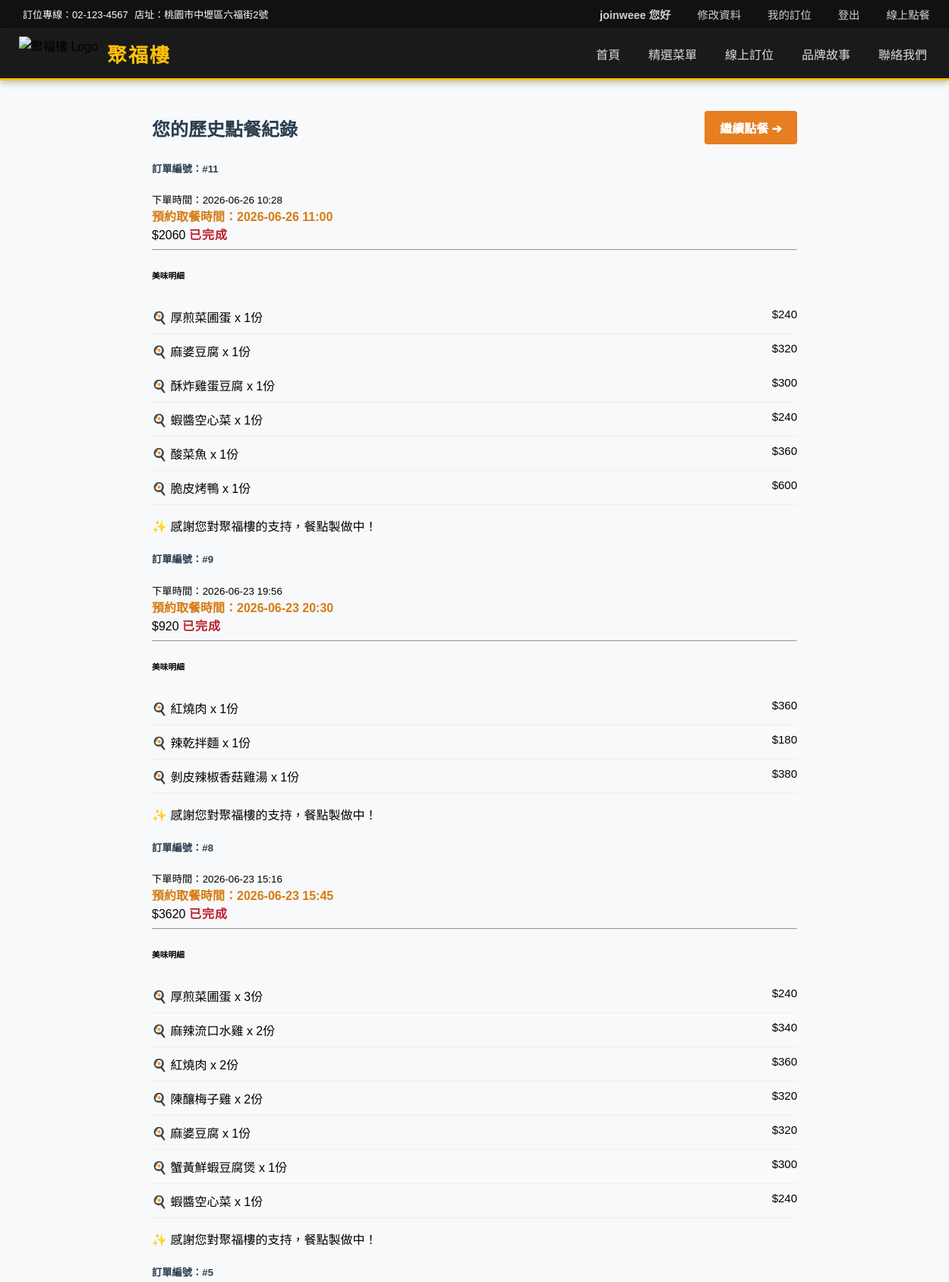
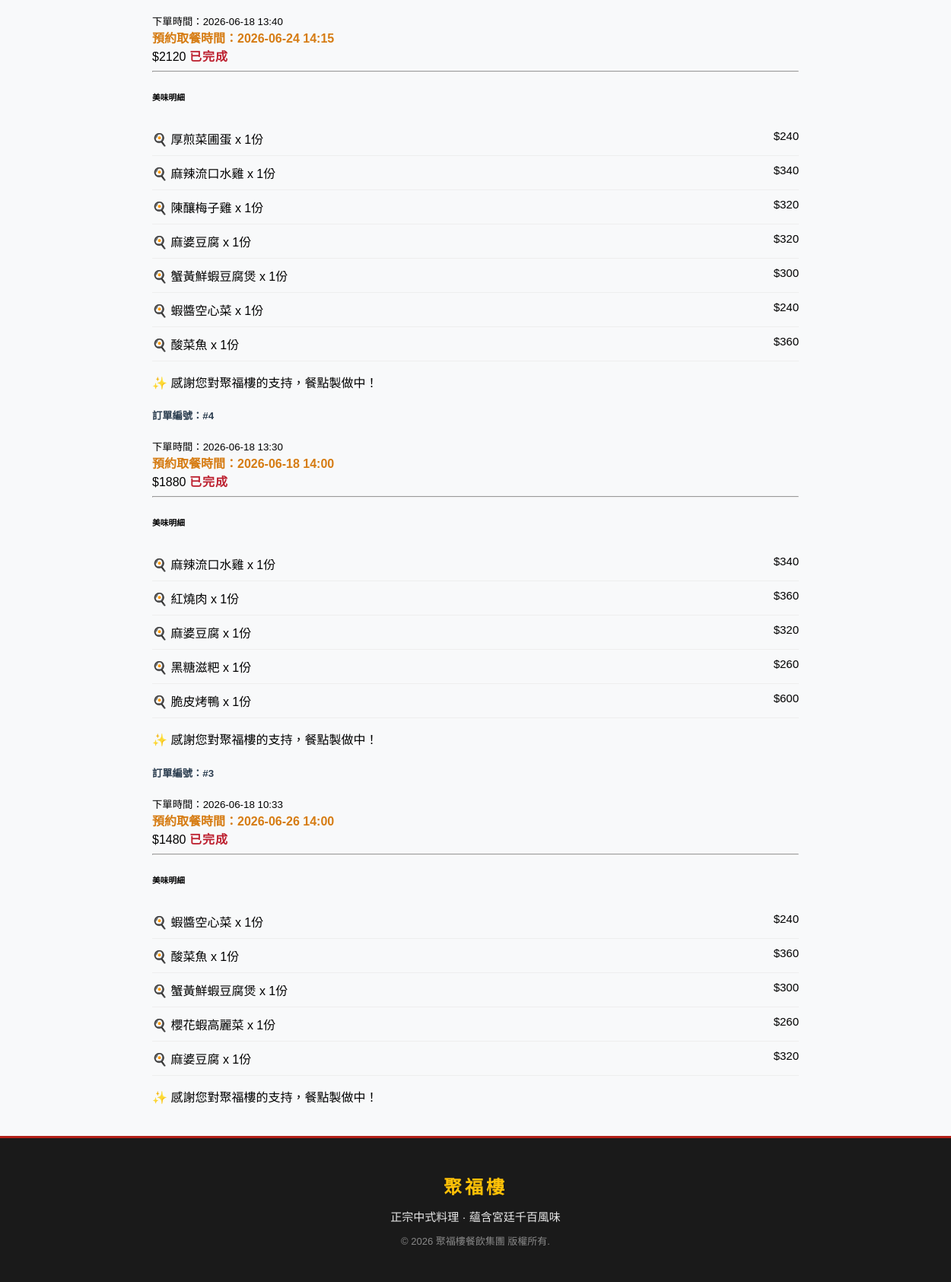
The app's page /order_history/ (signed in) with its own data (2 pictures, top to bottom).
### myapp/models.py (models this page shows, shortened)
class CustomMember(AbstractBaseUser,PermissionsMixin):
    username = models.CharField('會員帳號', max_length=50, unique=True)
    last_name = models.CharField('姓氏', max_length=20)
    first_name = models.CharField('名字', max_length=30)
    password = models.CharField('密碼', max_length=128)
    email = models.EmailField('電子信箱', unique=True)
    phone = models.CharField('電話號碼', max_length=15, blank=True, null=True)
    birthday = models.DateField('生日', blank=True, null=True)
    GENDER_CHOICES = [('M', '男'), ('F', '女'), ('O', '其他')]
    gender = models.CharField('性別', max_length=1, choices=GENDER_CHOICES, blank=True, null=True)
    created_at = models.DateTimeField('註冊時間', auto_now_add=True)
    is_active = models.BooleanField(default=True, verbose_name="啟用狀態")
    is_staff = models.BooleanField(default=False, verbose_name="後台登入權限")
    USERNAME_FIELD = 'username'
    REQUIRED_FIELDS = ['email']
    objects = CustomMemberManager()
    class Meta:
        db_table = 'myapp_custommember'
        app_label = 'myapp'

class Order(models.Model):
    STATUS_CHOICES =[
        ('pending','未付款'),
        ('paid','已付款/準備中'),
        ('completed','已完成'),
        ('cancelled','已取消'),
    ]
    member = models.ForeignKey(CustomMember,on_delete=models.CASCADE,verbose_name="會員")
    total_amount= models.IntegerField(verbose_name="總金額")
    status = models.CharField(max_length=20,choices=STATUS_CHOICES,default='pending',verbose_name='頂單狀態')
    created_at = models.DateTimeField(auto_created=True,verbose_name='訂單時間')
    merchant_trade_no = models.CharField(max_length=50,unique=True,blank=True,null=True)
    pickup_time = models.DateTimeField(blank=False, null=False, default=timezone.now,verbose_name="預約取餐時間")
    created_at = models.DateTimeField(auto_now_add=True)

class OrderItem(models.Model):
    order =models.ForeignKey(Order,on_delete=models.CASCADE,related_name='items',verbose_name='訂單')
    item_name=models.CharField(max_length=100,verbose_name="餐點名稱(快照)")
    price = models.IntegerField(verbose_name="購買時價格")
    quantity = models.PositiveIntegerField(verbose_name="數量")

### myapp/views.py (the view)
# urls.py: path('order_history/',views.order_history,name='order_history'),
@login_required(login_url='/user_login/')  # 說明：只有登入會員能查看自己的訂單紀錄。
def order_history(request):
    member = request.user  # 說明：取得目前登入會員。
    orders = Order.objects.filter(member=member).order_by('-created_at')  # 說明：查詢該會員訂單，最新的排在前面。
    print(f"=== [歷史訂單偵錯] 成功幫 {member.username} 撈到 {orders.count()} 筆訂單！ ===")  # 說明：開發偵錯用，確認查到幾筆訂單。
    return render(request, 'order_history.html', {'orders': orders})  # 說明：渲染訂單紀錄頁。

### templates/order_history.html (shortened to what this page needs)
{% extends 'base.html' %}
{% load static %}
{% block extra_css %}
<link rel="stylesheet" href="{% static 'css/order_history.css' %}">
{% endblock %}
{% block content %}
<div class="order-container">
    <div class="top-bar">
        <h2 class="page-title"> 您的歷史點餐紀錄</h2>
        <a href="{% url 'order_online' %}" class="btn-continue-order">繼續點餐 ➔</a>
    </div>
    {% if orders %}
        {% for order in orders %}
        <div class="order-card">
            <div class="order-header">
                <div class="order-info-left">
                    <h5 class="order-id">訂單編號：#{{ order.id }}</h5>
                    <small class="order-date">下單時間：{{ order.created_at|date:"Y-m-d H:i" }}</small>
                    <br>
                    <strong class="text-primary" style="color: #d67c13;">
                        預約取餐時間：{{ order.pickup_time|date:"Y-m-d H:i" }}
                    </strong>
                </div>
                <div class="order-info-right">
                    <span class="order-price">${{ order.total_amount }}</span>
                    {% if order.status == 'paid' %}
                        <span class="status-tag preparing"> 準備中</span>
                    {% elif order.status == 'completed' %}
                        <span class="status-tag completed"> 已完成</span>
                    {% else %}
                        <span class="status-tag unpaid">❌ 未付款</span>
                    {% endif %}
                </div>
            </div>
            <hr>
            <div class="order-details">
                <h6 class="details-title">美味明細</h6>
                <ul class="item-list">
                    {% for item in order.items.all %}
                        <li class="item-row">
                            <span>🍳 {{ item.item_name }} x {{ item.quantity }}份</span>
                            <span class="item-price">${{ item.price }}</span>
                        </li>
                    {% empty %}
                        <li class="empty-items">（無菜品明細資料）</li>
                    {% endfor %}
                </ul>
            </div>
            <div class="order-actions" style="display: flex; gap: 10px;">
                {% if order.status != 'paid' and order.status != 'completed' %}
                    <a href="{% url 'go_to_pay' order.id %}" class="btn-pay" style="flex: 1; text-align: center;">
                        前往線上刷卡付款
                    </a>
                    <a href="{% url 'delete_order' order.id %}"
                    onclick="return confirm('確定要取消並刪除這筆訂單嗎？');"
                    class="btn-delete"
                    style="background-color: #dc3545; color: white; padding: 10px 15px; text-decoration: none; border-radius: 6px; font-weight: bold; flex: 1; text-align: center;">
                        取消訂單
                    </a>
                {% else %}
                    <span class="thanks-text">✨ 感謝您對聚福樓的支持，餐點製做中！</span>
                {% endif %}
            </div>
        </div>
        {% endfor %}
    {% else %}
        <div class="empty-order-state">
            <p>您在聚福樓還沒有任何點餐紀錄喔！</p>
        </div>
    {% endif %}
</div>
{% endblock %}

### templates/base.html (shortened to what this page needs)
{% load static %}
<!DOCTYPE html>
<html lang="zh-Hant">
<head>
    <link rel="stylesheet" href="{% static 'css/base.css' %}">
    {% block extra_css %}{% endblock %}
</head>
<body>
    <nav class="top-navbar">
        <div class="nav-container">
            <div class="contact-info">
                <span class="info-item"> 訂位專線：02-123-4567</span>
                <span class="info-item"> 店址：桃園市中壢區六福街2號</span>
            </div>
            <div class="member-links">
                {% if request.user.is_authenticated %}
                    <span class="nav-link-item member-name-nav">
                         {{ request.user.last_name }}{{ request.user.first_name }} 您好
                    </span>
                    <a href="{% url 'edit_profile' %}" class="nav-link-item">
                         修改資料
                    </a>
                    <a href="{% url 'my_bookings' %}"class="nav-link-item">我的訂位 </a>
                    <a href="{% url 'logout' %}" class="nav-link-item"> 登出</a>
                {% else %}
                    <a href="{% url 'user_login' %}" class="nav-link-item"><i class="fas fa-user"></i> 會員登入</a>
                {% endif %}
                <a href="{% url 'order_online' %}" class="nav-link-item"> 線上點餐</a>
            </div>
        </div>
    </nav>
    <header class="main-header">
        <div class="nav-container main-nav-flex">
            <div class="logo-area">
                <img src="{% static 'images/logo.png' %}" alt="聚福樓 Logo" class="logo-img">
                <a class="brand-name" href="{% url 'index' %}">聚福樓</a>
            </div>
            <nav class="main-menu">
                <ul class="menu-list">
                    <li><a href="{% url 'index' %}"> 首頁</a></li>
                    <li><a href="{% url 'menu' %}"> 精選菜單</a></li>
                    <li><a href="{% url 'book_table' %}"> 線上訂位</a></li>
                    <li><a href="{% url 'brand_story' %}"> 品牌故事</a></li>
                    <li><a href="{% url 'contact_us' %}"> 聯絡我們</a></li>
                </ul>
            </nav>
        </div>
    </header>
    <main class="content-wrapper">
        {% block content %}
        {% endblock %}
    </main>
    <footer class="site-footer">
        <div class="footer-container">
            <h3 class="footer-logo">聚福樓</h3>
            <p class="footer-slogan">正宗中式料理 · 蘊含宮廷千百風味</p>
            <p class="footer-copy">© 2026 聚福樓餐飲集團 版權所有.</p>
        </div>
    </footer>
</body>
</html>

### static/css/base.css (style rules this page uses)
:root { --primary-red: #b32017; --gold-color: #ffc107; --dark-bg: #1a1a1a; --text-white: #ffffff; --text-muted: #888888; }
html, body { height: 100%; margin: 0; padding: 0; }
body { font-family: -apple-system, BlinkMacSystemFont, "Segoe UI", Roboto, "Helvetica Neue", Arial, sans-serif; display: flex; flex-direction: column; min-height: 100vh; background-color: #fcfcfc; }
a { text-decoration: none; color: inherit; transition: color 0.3s ease; }
ul { list-style: none; margin: 0; padding: 0; }
.nav-container { max-width: 1200px; margin: 0 auto; padding: 0 20px; display: flex; justify-content: space-between; align-items: center; width: 100%; }
.top-navbar { background-color: #111111; color: var(--text-white); font-size: 13px; padding: 8px 0; border-bottom: 1px solid #222; }
.nav-link-item { margin-left: 20px; opacity: 0.8; }
.main-header { background-color: var(--dark-bg); position: sticky; top: 0; z-index: 1000; box-shadow: 0 2px 10px rgba(0, 0, 0, 0.3); padding: 10px 0; border-bottom: 3px solid var(--gold-color); }
.main-nav-flex { display: flex; justify-content: space-between; align-items: center; }
.logo-area { display: flex; align-items: center; gap: 12px; }
.logo-img { height: 45px; width: auto; }
.brand-name { color: var(--gold-color); font-size: 26px; font-weight: bold; letter-spacing: 2px; }
.menu-list { display: flex; gap: 25px; }
.menu-list a { color: rgba(255, 255, 255, 0.85); font-size: 16px; font-weight: 500; padding: 8px 4px; }
.content-wrapper { flex: 1 0 auto; }
.site-footer { flex-shrink: 0; background-color: var(--dark-bg); color: var(--text-white); text-align: center; padding: 45px 20px; border-top: 3px solid var(--primary-red); }
.footer-logo { color: var(--gold-color); font-size: 24px; margin: 0 0 12px 0; letter-spacing: 4px; }
.footer-slogan { margin: 0 0 12px 0; font-size: 15px; opacity: 0.9; }
.footer-copy { margin: 0; font-size: 13px; color: var(--text-muted); }
.member-name-nav { color: #ffbe2e; font-weight: bold; cursor: default; }
.member-links { display: flex; align-items: center; gap: 15px; }
.member-links .nav-link-item { color: #ffffff; text-decoration: none; font-size: 0.9rem; }

### static/css/order_history.css (style rules this page uses)
body { font-family: Arial, sans-serif; background-color: #f8f9fa; margin: 0; padding: 0; }
.order-container { max-width: 850px; margin: 40px auto; padding: 0 20px; }
.top-bar { display: flex; justify-content: space-between; align-items: center; margin-bottom: 20px; }
.page-title { color: #2c3e50; margin: 0; }
.btn-continue-order { background: #e67e22; color: white; padding: 10px 20px; text-decoration: none; border-radius: 4px; font-weight: bold; transition: background 0.2s; }
.status-tag { color: #bd2130; font-size: 16px; font-weight: 700; letter-spacing: 1px; }
.order-id { color: #2c3e50; }
.item-list { list-style: none; padding: 0; margin: 0; }
.item-row { display: flex; justify-content: space-between; padding: 10px 0; border-bottom: 1px solid #eee; }
.item-price { font-size: 15px; }
.order-actions { display: flex; align-items: center; gap: 12px; margin-top: 15px; }

### records on screen
CustomMember: user.last_name "join", user.first_name "weee"
Order: id "11", created_at "2026-06-26 10:28", pickup_time "2026-06-26 11:00", total_amount "2060", status "已完成"
OrderItem: item_name "厚煎菜圃蛋", quantity "1", price "240"
OrderItem: item_name "麻婆豆腐", quantity "1", price "320"
OrderItem: item_name "酥炸雞蛋豆腐", quantity "1", price "300"
OrderItem: item_name "蝦醬空心菜", quantity "1", price "240"
OrderItem: item_name "酸菜魚", quantity "1", price "360"
OrderItem: item_name "脆皮烤鴨", quantity "1", price "600"
Order: id "9", created_at "2026-06-23 19:56", pickup_time "2026-06-23 20:30", total_amount "920", status "已完成"
OrderItem: item_name "紅燒肉", quantity "1", price "360"
OrderItem: item_name "辣乾拌麵", quantity "1", price "180"
OrderItem: item_name "剝皮辣椒香菇雞湯", quantity "1", price "380"
Order: id "8", created_at "2026-06-23 15:16", pickup_time "2026-06-23 15:45", total_amount "3620", status "已完成"
OrderItem: item_name "厚煎菜圃蛋", quantity "3", price "240"
OrderItem: item_name "麻辣流口水雞", quantity "2", price "340"
OrderItem: item_name "紅燒肉", quantity "2", price "360"
OrderItem: item_name "陳釀梅子雞", quantity "2", price "320"
OrderItem: item_name "麻婆豆腐", quantity "1", price "320"
OrderItem: item_name "蟹黃鮮蝦豆腐煲", quantity "1", price "300"
OrderItem: item_name "蝦醬空心菜", quantity "1", price "240"
Order: id "5", created_at "2026-06-18 13:40", pickup_time "2026-06-24 14:15", total_amount "2120", status "已完成"
OrderItem: item_name "厚煎菜圃蛋", quantity "1", price "240"
OrderItem: item_name "麻辣流口水雞", quantity "1", price "340"
OrderItem: item_name "陳釀梅子雞", quantity "1", price "320"
OrderItem: item_name "麻婆豆腐", quantity "1", price "320"
OrderItem: item_name "蟹黃鮮蝦豆腐煲", quantity "1", price "300"
OrderItem: item_name "蝦醬空心菜", quantity "1", price "240"
OrderItem: item_name "酸菜魚", quantity "1", price "360"
Order: id "4", created_at "2026-06-18 13:30", pickup_time "2026-06-18 14:00", total_amount "1880", status "已完成"
OrderItem: item_name "麻辣流口水雞", quantity "1", price "340"
OrderItem: item_name "紅燒肉", quantity "1", price "360"
OrderItem: item_name "麻婆豆腐", quantity "1", price "320"
OrderItem: item_name "黑糖滋粑", quantity "1", price "260"
OrderItem: item_name "脆皮烤鴨", quantity "1", price "600"
Order: id "3", created_at "2026-06-18 10:33", pickup_time "2026-06-26 14:00", total_amount "1480", status "已完成"
OrderItem: item_name "蝦醬空心菜", quantity "1", price "240"
OrderItem: item_name "酸菜魚", quantity "1", price "360"
OrderItem: item_name "蟹黃鮮蝦豆腐煲", quantity "1", price "300"
OrderItem: item_name "櫻花蝦高麗菜", quantity "1", price "260"
OrderItem: item_name "麻婆豆腐", quantity "1", price "320"
